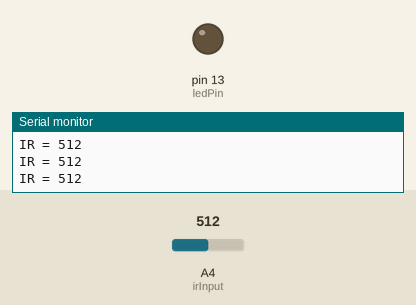
Bench run of a sketch on a simulated Arduino Uno, built with avr-gcc and run on an emulated ATmega328P. Parts: output pins drawn as LEDs (lit = HIGH), the last lines printed to the serial monitor. The test bench sets the inputs (shaded band); at power-on: A4 (irInput) = 512.

Above: at 1.2 s.
1.3 s: A4 (irInput) set to 494
At 2.1 s:
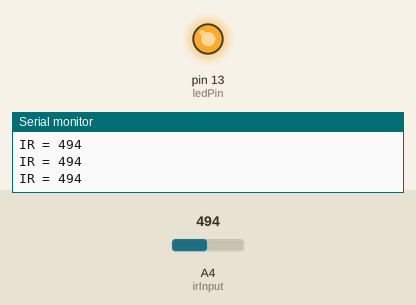
2.8 s: A4 (irInput) set to 522
At 3.5 s:
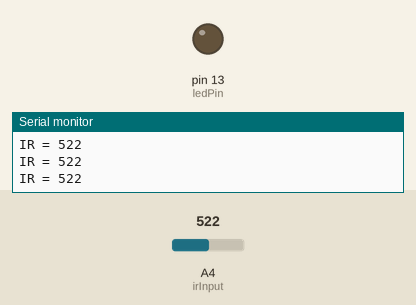
4.3 s: A4 (irInput) set to 511
At 4.8 s:
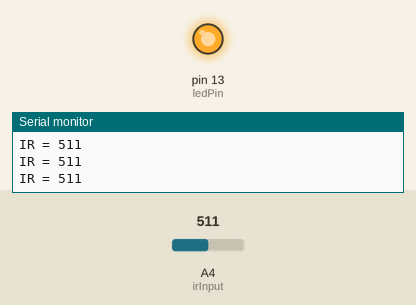
Timing chart, 0 to 7.3 s (numbered marks = the images above; inputs shaded):
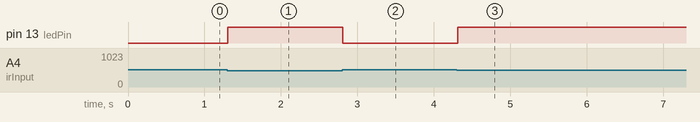

The sketch:

TCRT5000_test.ino
```cpp
/*
  Inspired by AnalogInOutSerial, an example of Arduino
*/

// These constants won't change. They're used to give names to the pins used:
const int irInput = A4;  // Analog input pin that TCRT5000 is attached to
const int ledPin = 13; // Digital output pin that the LED is attached to

int irValue;

void setup() {
  // initialize serial communications at 9600 bps:
  Serial.begin(9600);
  pinMode(irInput, INPUT);
  pinMode(ledPin, OUTPUT);
}

void loop() {
  // read the analog in value:
  irValue = analogRead(irInput);

  if(irValue < 512) {
    digitalWrite(ledPin, HIGH);
    }
  else {
    digitalWrite(ledPin, LOW);
    }

  // print the results to the Serial Monitor:
  Serial.print("IR = ");
  Serial.println(irValue);

  // wait 2 milliseconds before the next loop for the analog-to-digital
  // converter to settle after the last reading:
  delay(100);
}
```

Measured:
- the behaviour switches between 512 and 511 on A4 (irInput) (found by bisection; images 0 and 1)
- after the input at 1.3 s, pin 13 (ledPin): LOW → HIGH at once
- after the input at 2.8 s, pin 13 (ledPin): HIGH → LOW at once
- after the input at 4.3 s, pin 13 (ledPin): LOW → HIGH at once
